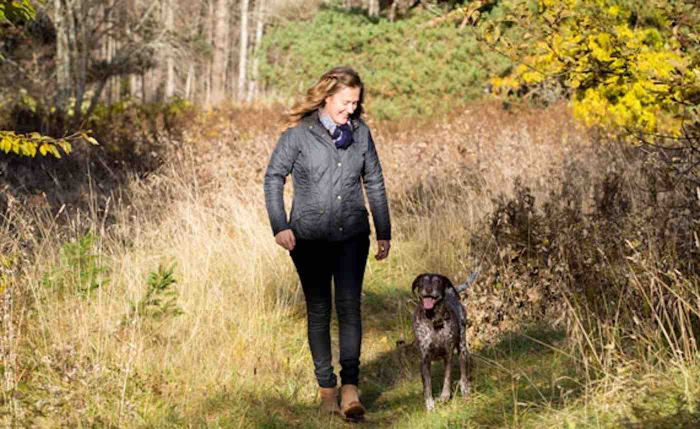
#> input picture AIO/WARN_UP/09.WARN UP/image.jpg, 1400 x 858 px (shown at 1/2 size)
$ jupyter execute --allow-errors WUP09.ipynb   (shell and % lines are left out)
#> lines starting #> are read from the running program, lines starting #| are printed output that depends on the picture
## Install library

[cell 1]
## nếu cài trên linux bị lỗi ko import liên quan đến việc thiếu thư viện libGL.so.1, một thư viện cần thiết để OpenCV hoạt động thì có thể thử cách sau.
# sudo apt-get update
# sudo apt-get install libgl1-mesa-glx

## Import Library

[cell 2]
import cv2
import numpy as np
import matplotlib.pyplot as plt
# import matplotlib.pyplot as plt

## Increate brightness

[cell 3]
data = np.array([-4, 3, 8, 300, 7])
print(data)

#clip với các tham số đầu tiên theo kiểu np.array , tham số thứ hai là cận dưới nếu giá trị vé hơn cận dưới sẽ thay bằng cận dưới tương tự với cận trên, cái này hình như giống ngoại lại của boxplot lúc cần xử lý
data = np.clip(data, 0, 255)
print(data)

[cell 4]
data = np.array([-4., 3, 8, 300, 7])
print(data)
print(data.dtype)

# where su dun de duy tung phan tu trong data neu ma dk o tham so 1 dung thi se in ra tham so 2 nguoc lai in ra tham so 3
data = np.where(data > 0, 0, data)
print(data)

data = np.where(data > 255, 255, data)
print(data)

[cell 5]
#imread 0 dọc ảnh grayscale, 1 đọc ảnh màu.
img = cv2.imread('nature.png', 1)
# convert np.array từ unit8 ra float64 để tính toán đỡ sai số hơn.
#> (the rest of this cell did not finish here and is left out)

## Decrease brightness
Tương tự thay vì + thì chúng ta trừ.

[cell 6]
img = cv2.imread('image.jpg', 1)
#> img is the input picture: shape (858, 1400, 3); mean B, G, R 86, 128.5, 149.8
heigh, width, chanel = img.shape
#> heigh = 858; width = 1400; chanel = 3

# Đối với ảnh để imread là 1 thì ảnh đang ở chế độ đọc có màu nên là sẽ có 3 lớp lần lược BRG và shape tương ứng (height, width, channel) riêng với 0 là anh đơn sắc sẽ ko có kênh channel

x_0 , y_0 = 470, 120
x_1, y_1 = 800, 850

region = img[y_0:y_1, x_0:x_1,:]
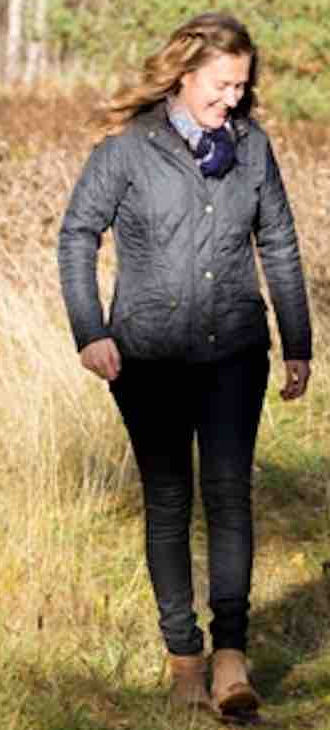
#> region: shape (730, 330, 3); mean B, G, R 91.9, 121.4, 138.4
cv2.imwrite('output_region.png', region)
#> Out = True

### Drawing a bounding box

[cell 7]
img1 = cv2.imread('image.jpg', 1)
heigh, width, chanel = img1.shape

# Đối với ảnh để imread là 1 thì ảnh đang ở chế độ đọc có màu nên là sẽ có 3 lớp lần lược BRG và shape tương ứng (height, width, channel) riêng với 0 là anh đơn sắc sẽ ko có kênh channel

x_0 , y_0 = 470, 120
x_1, y_1 = 800, 850

color = np.array([0, 0, 255])

img1[y_0 : y_0 + 5, x_0: x_1, : ] = color
img1[y_1: y_1 + 5, x_0: x_1, : ] = color
img1[y_0:y_1 + 5, x_0 : x_0 + 5, : ] = color
img1[y_0:y_1 + 5, x_1 : x_1 + 5, : ] = color
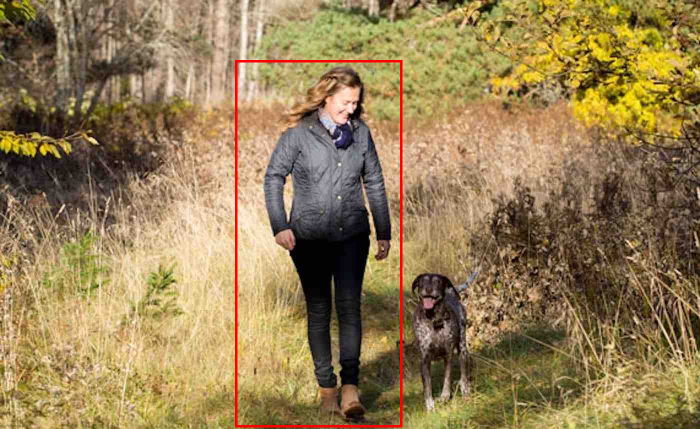
#> img1: shape (858, 1400, 3) (shown at 1/2 size); mean B, G, R 85.1, 127.2, 150.5
cv2.imwrite('output_regionmau.jpg', img1)
#> Out = True

### Convert Color Image to Grayscale

[cell 8]
import matplotlib.pyplot as plt
import cv2
import numpy as np
#load color image (channel order : BGR)
color_image = cv2.imread('image.jpg', 1)
print("Image Color")
data1 = cv2.cvtColor(color_image, cv2.COLOR_BGR2RGB )
plt.imshow(data1)
plt.axis("off")
plt.show()

#conversion vector [B, G, R]
vector = np.array([0.072, 0.715, 0.213])

grayscale_image = color_image@vector
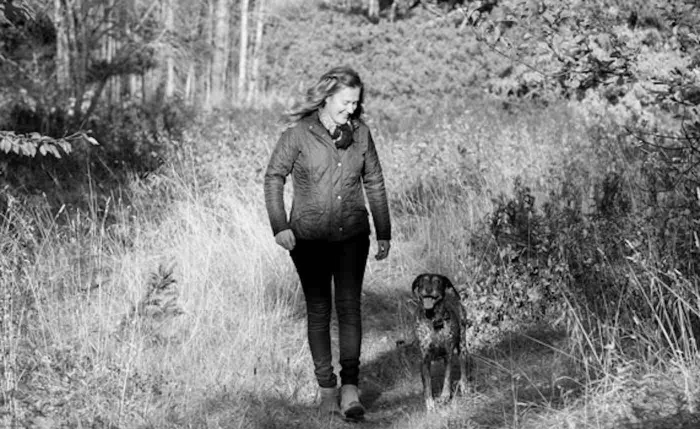
#> grayscale_image: shape (858, 1400) float64 (shown at 1/2 size); min 0, max 252.1, mean 130
grayscale_image = grayscale_image.astype(np.uint8)
grayscale_image = cv2.cvtColor(grayscale_image, cv2.COLOR_BGR2RGB )
#> grayscale_image: shape (858, 1400, 3)

# data1 = cv2.cvtColor(grayscale_image, cv2.COLOR_BGR2RGB )
plt.imshow(grayscale_image)
plt.axis("off")
plt.show()

### if else using matrix

[cell 9]
import math
import numpy as np

def function_6(a,b):
  vector_v = np.array([0,0,0])
  vector_v[a] = 1

  vector_u = np.array([b*b, math.sqrt(b), b])

  result = np.dot(vector_v, vector_u)
  return int(result)

print(function_6(0, 4))
print(function_6(1, 4))
print(function_6(2, 4))

$ run again, with AIO/WARN_UP/09.WARN UP/increase50_clip.png saved as AIO/WARN_UP/09.WARN UP/image.jpg
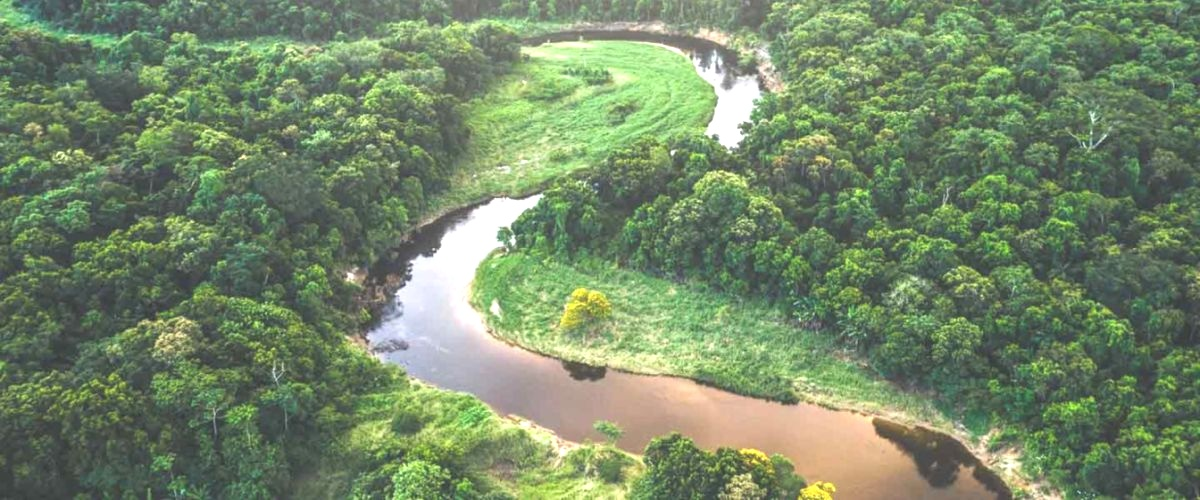
#> input picture AIO/WARN_UP/09.WARN UP/increase50_clip.png, 1200 x 500 px
#> img is the input picture: shape (500, 1200, 3); mean B, G, R 104.3, 136, 117.1
#> `region = img[y_0:y_1, x_0:x_1,:]`:
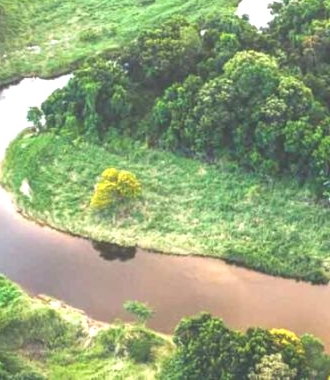
#> region: shape (380, 330, 3); mean B, G, R 121.6, 164.3, 148.2
#> `cv2.imwrite('output_region.png', region)`: Out = True
#> `grayscale_image = color_image@vector`:
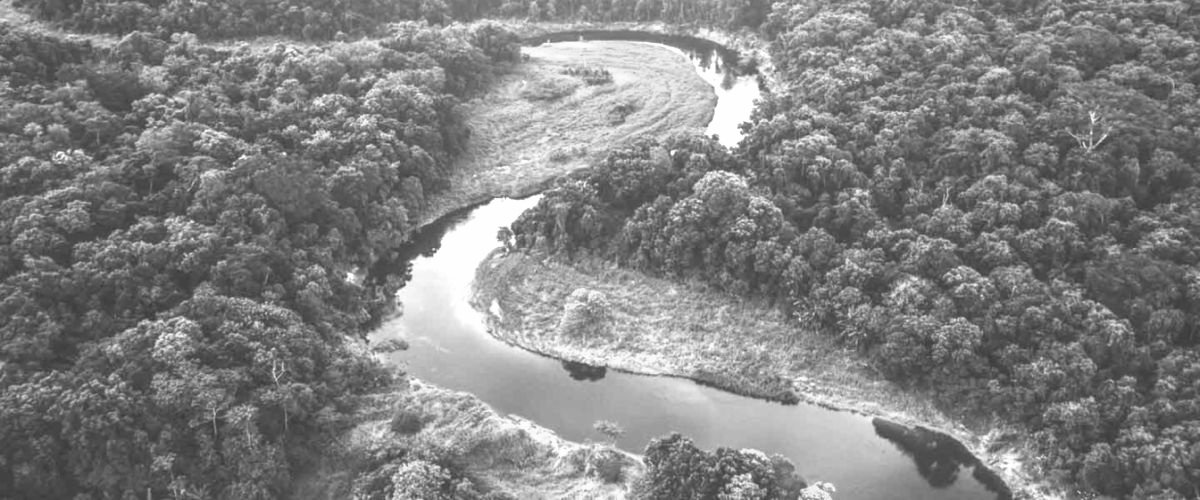
#> grayscale_image: shape (500, 1200) float64; min 55.72, max 255, mean 129.7
